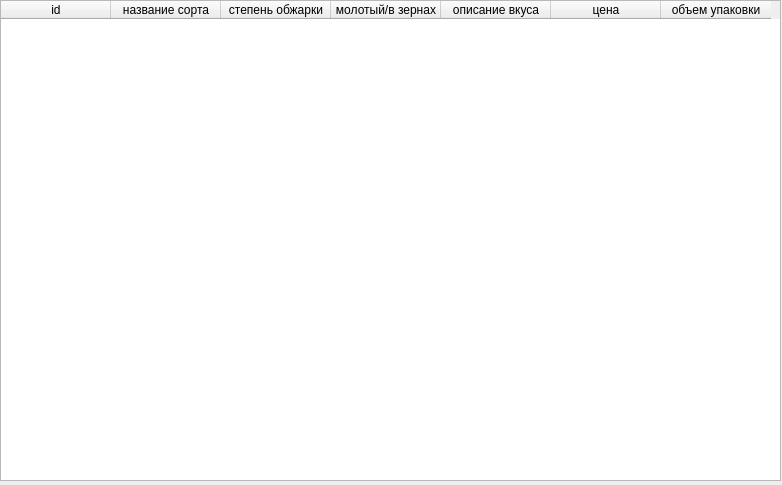
<?xml version="1.0" encoding="UTF-8"?>
<ui version="4.0">
 <class>MainWindow</class>
 <widget class="QMainWindow" name="MainWindow">
  <property name="geometry">
   <rect>
    <x>0</x>
    <y>0</y>
    <width>782</width>
    <height>485</height>
   </rect>
  </property>
  <property name="windowTitle">
   <string>main</string>
  </property>
  <widget class="QWidget" name="centralwidget">
   <widget class="QTableWidget" name="tableWidget">
    <property name="geometry">
     <rect>
      <x>0</x>
      <y>0</y>
      <width>781</width>
      <height>481</height>
     </rect>
    </property>
    <attribute name="horizontalHeaderDefaultSectionSize">
     <number>110</number>
    </attribute>
    <column>
     <property name="text">
      <string>id</string>
     </property>
    </column>
    <column>
     <property name="text">
      <string>название сорта</string>
     </property>
    </column>
    <column>
     <property name="text">
      <string>степень обжарки</string>
     </property>
    </column>
    <column>
     <property name="text">
      <string>молотый/в зернах</string>
     </property>
    </column>
    <column>
     <property name="text">
      <string>описание вкуса</string>
     </property>
    </column>
    <column>
     <property name="text">
      <string>цена</string>
     </property>
    </column>
    <column>
     <property name="text">
      <string>объем упаковки</string>
     </property>
    </column>
   </widget>
  </widget>
 </widget>
 <resources/>
 <connections/>
</ui>
